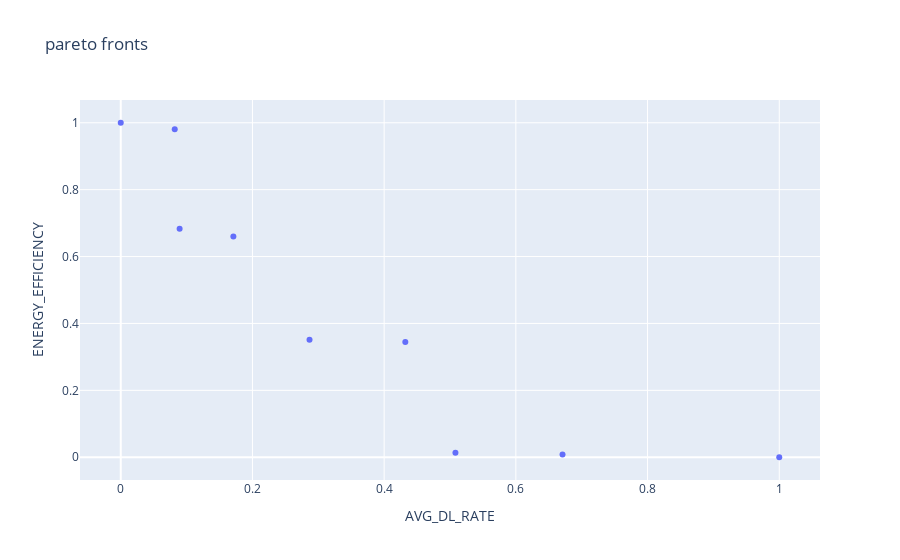
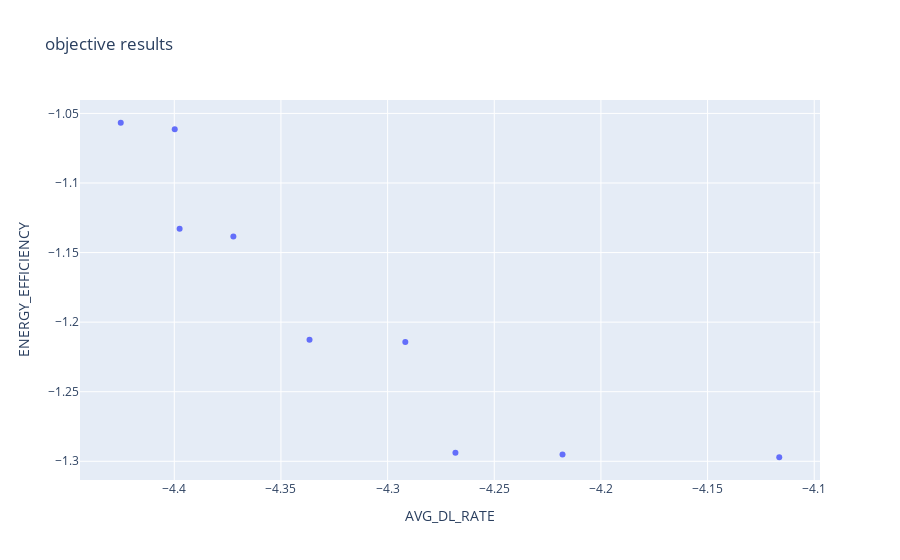
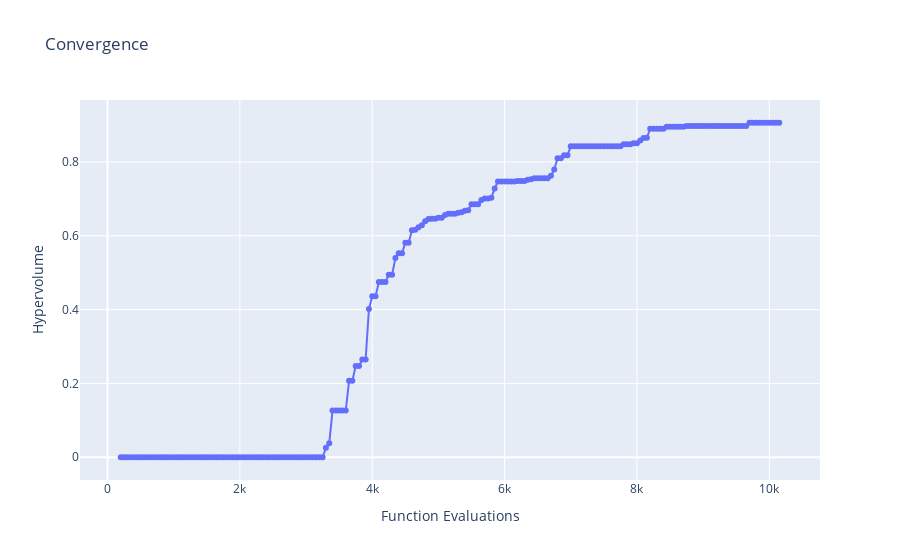

The notebook cell these images were saved under, in order:
### Code cell
# load dataset

from cProfile import label
from re import X
from matplotlib import axis

from son_pymoo import ObjectiveEnum


def sign_objective(value: float, key: str):
    if(key == ObjectiveEnum.AVG_DL_RATE.name or 
       key == ObjectiveEnum.AVG_RSSI.name or
       key == ObjectiveEnum.AVG_SINR.name or
       key == ObjectiveEnum.ENERGY_EFFICIENCY.name):
        return -value
    else:
        return value

network_name = "delete3"
param_configuration_list =["algorithm_config_2STATIC"]
results_objectives_list = []
results_objective_spaces_list = []
result_dict_object = {"optimization_objectives": []}
ref_points = []
histories = []
for configuration_name in param_configuration_list:
    results_directory = "./datastore/{network_name}/{configuration_name}/".format(network_name=network_name, configuration_name= configuration_name)

    ## read json file 
    with open(results_directory + "/objectives_result.json", mode="r",encoding="utf-8") as openfile:
        result_dict_object = json.load(openfile)
        ref_points = [1.1 for  x in result_dict_object["optimization_objectives"]]

        results_objectives_list.append(np.array(
        [[sign_objective(y[1][key], key) for key in result_dict_object["optimization_objectives"]]
        for y in [item for item in result_dict_object["results"]]]))
        histories.append({"name": configuration_name, "history": result_dict_object["history"]})
        
        results_objective_spaces_list.append(np.array(result_dict_object["objectiveSpace"]))

## prepare diagrams
fig2 = go.Figure()
fig2.update_layout(
    title="pareto fronts",
    xaxis_title=result_dict_object["optimization_objectives"][0],
    yaxis_title=result_dict_object["optimization_objectives"][1],
    legend_title="configuration names",
)
fig1 = go.Figure()
fig1.update_layout(
    title="objective results",
    xaxis_title=result_dict_object["optimization_objectives"][0],
    yaxis_title=result_dict_object["optimization_objectives"][1],
    legend_title="configuration names",
)
fig3 = go.Figure()
fig3.update_layout(
    title="Convergence",
    xaxis_title="Function Evaluations",
    yaxis_title="Hypervolume",
    legend_title="configuration names"
)
## normalize each solution and calculate hyper volume and add dataj to diagrams
## since the ideal and nadir points and pareto front are not known we approximate them
combined_result_list = []
for _, solution in enumerate(results_objectives_list):
    for _, solution_candidate in enumerate(solution):
        combined_result_list.append(solution_candidate)
combined_result_list = np.array(combined_result_list)
approx_ideal = combined_result_list.min(axis=0)
approx_nadir  = combined_result_list.max(axis=0)
hv = Hypervolume(ref_point=np.array(ref_points),
                     norm_ref_point=False,
                     zero_to_one=True,
                     ideal=approx_ideal,
                     nadir=approx_nadir)

for index, solution in enumerate(results_objectives_list):
    normalized_solution = np.array((solution - approx_ideal) / (approx_nadir - approx_ideal))

    fig2.add_trace(go.Scatter(x=normalized_solution[:,0], y=normalized_solution[:,1],
                    mode='markers',
                    name=param_configuration_list[index]))
    
    fig1.add_trace(go.Scatter(x=solution[:,0], y=solution[:,1],
                mode='markers',
                name=param_configuration_list[index] ))

## add data to convergence diagram
## since the ideal and nadir points and pareto front are not known we approximate them
combined_result_list = []
for _, solution in enumerate(results_objective_spaces_list):
    for _, solution_candidate in enumerate(solution):
        combined_result_list.append(solution_candidate)
combined_result_list = np.array(combined_result_list)
approx_ideal = combined_result_list.min(axis=0)
approx_nadir  = combined_result_list.max(axis=0)
hv = Hypervolume(ref_point=np.array(ref_points),
                     norm_ref_point=False,
                     zero_to_one=True,
                     ideal=approx_ideal,
                     nadir=approx_nadir)


for _, history  in enumerate(histories):
    hv_list = [hv(np.array(solution)) for solution in history["history"]["objective_space_opt"]]
    
    fig3.add_trace(
        go.Scatter(
            x=history["history"]["n_evals"],
            y=hv_list,
            mode='lines+markers',
            name=history["name"]
        )
    )

fig2.show()
fig1.show()
fig3.show()

### Figure 1 — Plotly figure (JSON) as saved in the notebook; plotly's stock layout.template omitted (floating-point values rounded to 4 significant figures)
{"data": [{"mode": "markers", "name": "algorithm_config_2STATIC", "type": "scatter", "x": [0.171, 0.4321, 0.08196, 0.6709, 0.08941, 0, 0.2867, 0.5083, 1], "y": [0.6597, 0.3448, 0.9809, 0.008319, 0.6834, 1, 0.3515, 0.01331, 0]}], "layout": {"legend": {"title": {"text": "configuration names"}}, "title": {"text": "pareto fronts"}, "xaxis": {"title": {"text": "AVG_DL_RATE"}}, "yaxis": {"title": {"text": "ENERGY_EFFICIENCY"}}}}

### Figure 2 — Plotly figure (JSON) as saved in the notebook; plotly's stock layout.template omitted (floating-point values rounded to 4 significant figures)
{"data": [{"mode": "markers", "name": "algorithm_config_2STATIC", "type": "scatter", "x": [-4.372, -4.292, -4.4, -4.218, -4.397, -4.425, -4.337, -4.268, -4.116], "y": [-1.139, -1.214, -1.061, -1.295, -1.133, -1.057, -1.213, -1.294, -1.297]}], "layout": {"legend": {"title": {"text": "configuration names"}}, "title": {"text": "objective results"}, "xaxis": {"title": {"text": "AVG_DL_RATE"}}, "yaxis": {"title": {"text": "ENERGY_EFFICIENCY"}}}}

### Figure 3 — Plotly figure (JSON) as saved in the notebook; plotly's stock layout.template omitted (floating-point values rounded to 4 significant figures; data arrays with more than 128 entries replaced by an {"elided": "..."} marker saying what was removed)
{"data": [{"mode": "lines+markers", "name": "algorithm_config_2STATIC", "type": "scatter", "x": {"elided": "200 int values"}, "y": {"elided": "200 float values"}}], "layout": {"legend": {"title": {"text": "configuration names"}}, "title": {"text": "Convergence"}, "xaxis": {"title": {"text": "Function Evaluations"}}, "yaxis": {"title": {"text": "Hypervolume"}}}}
